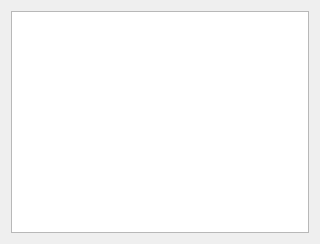
<?xml version="1.0" encoding="UTF-8"?>
<ui version="4.0">
 <class>Form</class>
 <widget class="QWidget" name="Form">
  <property name="geometry">
   <rect>
    <x>0</x>
    <y>0</y>
    <width>320</width>
    <height>244</height>
   </rect>
  </property>
  <property name="windowTitle">
   <string>Form</string>
  </property>
  <layout class="QHBoxLayout" name="horizontalLayout">
   <item>
    <widget class="QListWidget" name="listWidget"/>
   </item>
  </layout>
 </widget>
 <resources/>
 <connections/>
</ui>
